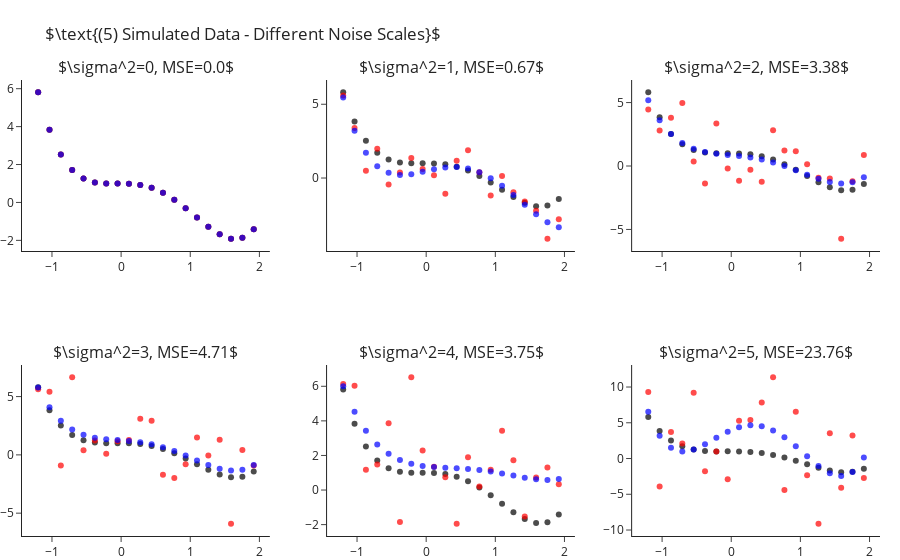

The notebook cell saved with this chart:
### Markdown cell above
How is it that we are able to fit "better" models for $k$s larger than the true one? As we increase $k$ we enable the model
more "degrees of freedom" to try and adapt itself to the observed data. The higher $k$ the more the learner will "go after
the noise" and miss the real signal of the data. In other words, what we have just observed is what is known as **overfitting**.

Later in the course we will learn methods for detection and avoidance of overfitting.


## Fitting Polynomial Over Different Sample Noise Levels

Next, let us set $k=4$ (the true values) and study the outputted models when training over different noise levels. Though
we will only be changing the scale of the noise (i.e. the variance, $\sigma^2$), changing other properties such as its
distribution is interesting too. As we would expect, as we increase the scale of the noise our error increases. We can
observe this also in a visual manner, where the fitted polynomial (in blue) less and less resembles the actual model (in black).

### Code cell
scales = range(6)
fig = make_subplots(2, 3, subplot_titles=list(map(str, scales)))
for i, s in enumerate(scales):
    r,c = i//3+1, i%3+1
    
    y = y_ + np.random.normal(scale=s, size=len(y_))
    y_hat = make_pipeline(PolynomialFeatures(4), LinearRegression(fit_intercept=False)).fit(X, y).predict(X)

    fig.add_traces([go.Scatter(x=x, y=y_, mode="markers", name="Real Points",  marker=dict(color="black", opacity=.7), showlegend=False),
                    go.Scatter(x=x, y=y, mode="markers", name="Observed Points",  marker=dict(color="red", opacity=.7), showlegend=False),
                    go.Scatter(x=x, y=y_hat, mode="markers", name="Predicted Points",  marker=dict(color="blue", opacity=.7), showlegend=False)], rows=r, cols=c)
    fig["layout"]["annotations"][i]["text"] = rf"$\sigma^2={{0}}, MSE={{1}}$".format(s, round(np.mean((y-y_hat)**2), 2))

fig.update_layout(title=r"$\text{(5) Simulated Data - Different Noise Scales}$", margin=dict(t=80)).show()

### Figure 1 — Plotly figure (JSON) as saved in the notebook; plotly's stock layout.template omitted (floating-point values rounded to 4 significant figures)
{"data": [{"marker": {"color": "black", "opacity": 0.7}, "mode": "markers", "name": "Real Points", "showlegend": false, "x": [-1.2, -1.036, -0.8718, -0.7077, -0.5436, -0.3795, -0.2154, -0.05128, 0.1128, 0.2769, 0.441, 0.6051, 0.7692, 0.9333, 1.097, 1.262, 1.426, 1.59, 1.754, 1.918], "y": [5.81, 3.838, 2.523, 1.709, 1.261, 1.058, 0.9989, 0.999, 0.9909, 0.9251, 0.769, 0.5078, 0.1439, -0.3028, -0.7951, -1.278, -1.68, -1.912, -1.866, -1.418], "type": "scatter", "xaxis": "x", "yaxis": "y"}, {"marker": {"color": "red", "opacity": 0.7}, "mode": "markers", "name": "Observed Points", "showlegend": false, "x": [-1.2, -1.036, -0.8718, -0.7077, -0.5436, -0.3795, -0.2154, -0.05128, 0.1128, 0.2769, 0.441, 0.6051, 0.7692, 0.9333, 1.097, 1.262, 1.426, 1.59, 1.754, 1.918], "y": [5.81, 3.838, 2.523, 1.709, 1.261, 1.058, 0.9989, 0.999, 0.9909, 0.9251, 0.769, 0.5078, 0.1439, -0.3028, -0.7951, -1.278, -1.68, -1.912, -1.866, -1.418], "type": "scatter", "xaxis": "x", "yaxis": "y"}, {"marker": {"color": "blue", "opacity": 0.7}, "mode": "markers", "name": "Predicted Points", "showlegend": false, "x": [-1.2, -1.036, -0.8718, -0.7077, -0.5436, -0.3795, -0.2154, -0.05128, 0.1128, 0.2769, 0.441, 0.6051, 0.7692, 0.9333, 1.097, 1.262, 1.426, 1.59, 1.754, 1.918], "y": [5.81, 3.838, 2.523, 1.709, 1.261, 1.058, 0.9989, 0.999, 0.9909, 0.9251, 0.769, 0.5078, 0.1439, -0.3028, -0.7951, -1.278, -1.68, -1.912, -1.866, -1.418], "type": "scatter", "xaxis": "x", "yaxis": "y"}, {"marker": {"color": "black", "opacity": 0.7}, "mode": "markers", "name": "Real Points", "showlegend": false, "x": [-1.2, -1.036, -0.8718, -0.7077, -0.5436, -0.3795, -0.2154, -0.05128, 0.1128, 0.2769, 0.441, 0.6051, 0.7692, 0.9333, 1.097, 1.262, 1.426, 1.59, 1.754, 1.918], "y": [5.81, 3.838, 2.523, 1.709, 1.261, 1.058, 0.9989, 0.999, 0.9909, 0.9251, 0.769, 0.5078, 0.1439, -0.3028, -0.7951, -1.278, -1.68, -1.912, -1.866, -1.418], "type": "scatter", "xaxis": "x2", "yaxis": "y2"}, {"marker": {"color": "red", "opacity": 0.7}, "mode": "markers", "name": "Observed Points", "showlegend": false, "x": [-1.2, -1.036, -0.8718, -0.7077, -0.5436, -0.3795, -0.2154, -0.05128, 0.1128, 0.2769, 0.441, 0.6051, 0.7692, 0.9333, 1.097, 1.262, 1.426, 1.59, 1.754, 1.918], "y": [5.593, 3.395, 0.4976, 1.989, -0.4472, 0.3742, 1.357, 0.6118, 0.194, -1.069, 1.165, 1.884, 0.3843, -1.193, 0.13, -0.9705, -1.6, -2.222, -4.113, -2.793], "type": "scatter", "xaxis": "x2", "yaxis": "y2"}, {"marker": {"color": "blue", "opacity": 0.7}, "mode": "markers", "name": "Predicted Points", "showlegend": false, "x": [-1.2, -1.036, -0.8718, -0.7077, -0.5436, -0.3795, -0.2154, -0.05128, 0.1128, 0.2769, 0.441, 0.6051, 0.7692, 0.9333, 1.097, 1.262, 1.426, 1.59, 1.754, 1.918], "y": [5.451, 3.2, 1.706, 0.8056, 0.35, 0.2077, 0.2635, 0.4186, 0.591, 0.7149, 0.7414, 0.6377, 0.3878, -0.007858, -0.5323, -1.152, -1.817, -2.461, -3.001, -3.336], "type": "scatter", "xaxis": "x2", "yaxis": "y2"}, {"marker": {"color": "black", "opacity": 0.7}, "mode": "markers", "name": "Real Points", "showlegend": false, "x": [-1.2, -1.036, -0.8718, -0.7077, -0.5436, -0.3795, -0.2154, -0.05128, 0.1128, 0.2769, 0.441, 0.6051, 0.7692, 0.9333, 1.097, 1.262, 1.426, 1.59, 1.754, 1.918], "y": [5.81, 3.838, 2.523, 1.709, 1.261, 1.058, 0.9989, 0.999, 0.9909, 0.9251, 0.769, 0.5078, 0.1439, -0.3028, -0.7951, -1.278, -1.68, -1.912, -1.866, -1.418], "type": "scatter", "xaxis": "x3", "yaxis": "y3"}, {"marker": {"color": "red", "opacity": 0.7}, "mode": "markers", "name": "Observed Points", "showlegend": false, "x": [-1.2, -1.036, -0.8718, -0.7077, -0.5436, -0.3795, -0.2154, -0.05128, 0.1128, 0.2769, 0.441, 0.6051, 0.7692, 0.9333, 1.097, 1.262, 1.426, 1.59, 1.754, 1.918], "y": [4.457, 2.807, 3.807, 4.962, 0.3542, -1.374, 3.355, -0.1914, -1.169, -0.3003, -1.243, 2.824, 1.225, 1.156, 0.1455, -0.9168, -0.9756, -5.729, -1.205, 0.8685], "type": "scatter", "xaxis": "x3", "yaxis": "y3"}, {"marker": {"color": "blue", "opacity": 0.7}, "mode": "markers", "name": "Predicted Points", "showlegend": false, "x": [-1.2, -1.036, -0.8718, -0.7077, -0.5436, -0.3795, -0.2154, -0.05128, 0.1128, 0.2769, 0.441, 0.6051, 0.7692, 0.9333, 1.097, 1.262, 1.426, 1.59, 1.754, 1.918], "y": [5.184, 3.616, 2.527, 1.809, 1.363, 1.104, 0.9592, 0.869, 0.7854, 0.6732, 0.5095, 0.2839, -0.001447, -0.332, -0.6808, -1.008, -1.263, -1.379, -1.282, -0.8802], "type": "scatter", "xaxis": "x3", "yaxis": "y3"}, {"marker": {"color": "black", "opacity": 0.7}, "mode": "markers", "name": "Real Points", "showlegend": false, "x": [-1.2, -1.036, -0.8718, -0.7077, -0.5436, -0.3795, -0.2154, -0.05128, 0.1128, 0.2769, 0.441, 0.6051, 0.7692, 0.9333, 1.097, 1.262, 1.426, 1.59, 1.754, 1.918], "y": [5.81, 3.838, 2.523, 1.709, 1.261, 1.058, 0.9989, 0.999, 0.9909, 0.9251, 0.769, 0.5078, 0.1439, -0.3028, -0.7951, -1.278, -1.68, -1.912, -1.866, -1.418], "type": "scatter", "xaxis": "x4", "yaxis": "y4"}, {"marker": {"color": "red", "opacity": 0.7}, "mode": "markers", "name": "Observed Points", "showlegend": false, "x": [-1.2, -1.036, -0.8718, -0.7077, -0.5436, -0.3795, -0.2154, -0.05128, 0.1128, 0.2769, 0.441, 0.6051, 0.7692, 0.9333, 1.097, 1.262, 1.426, 1.59, 1.754, 1.918], "y": [5.624, 5.423, -0.9217, 6.655, 0.3904, 1.224, 0.0915, 1.167, 1.286, 3.107, 2.926, -1.713, -1.994, -0.8025, 1.493, -0.04959, 1.305, -5.904, 0.4243, -0.9102], "type": "scatter", "xaxis": "x4", "yaxis": "y4"}, {"marker": {"color": "blue", "opacity": 0.7}, "mode": "markers", "name": "Predicted Points", "showlegend": false, "x": [-1.2, -1.036, -0.8718, -0.7077, -0.5436, -0.3795, -0.2154, -0.05128, 0.1128, 0.2769, 0.441, 0.6051, 0.7692, 0.9333, 1.097, 1.262, 1.426, 1.59, 1.754, 1.918], "y": [5.774, 4.082, 2.922, 2.171, 1.718, 1.468, 1.34, 1.266, 1.193, 1.08, 0.9029, 0.6495, 0.3226, -0.06138, -0.4718, -0.864, -1.18, -1.346, -1.276, -0.869], "type": "scatter", "xaxis": "x4", "yaxis": "y4"}, {"marker": {"color": "black", "opacity": 0.7}, "mode": "markers", "name": "Real Points", "showlegend": false, "x": [-1.2, -1.036, -0.8718, -0.7077, -0.5436, -0.3795, -0.2154, -0.05128, 0.1128, 0.2769, 0.441, 0.6051, 0.7692, 0.9333, 1.097, 1.262, 1.426, 1.59, 1.754, 1.918], "y": [5.81, 3.838, 2.523, 1.709, 1.261, 1.058, 0.9989, 0.999, 0.9909, 0.9251, 0.769, 0.5078, 0.1439, -0.3028, -0.7951, -1.278, -1.68, -1.912, -1.866, -1.418], "type": "scatter", "xaxis": "x5", "yaxis": "y5"}, {"marker": {"color": "red", "opacity": 0.7}, "mode": "markers", "name": "Observed Points", "showlegend": false, "x": [-1.2, -1.036, -0.8718, -0.7077, -0.5436, -0.3795, -0.2154, -0.05128, 0.1128, 0.2769, 0.441, 0.6051, 0.7692, 0.9333, 1.097, 1.262, 1.426, 1.59, 1.754, 1.918], "y": [6.136, 6.025, 1.178, 1.477, 3.859, -1.853, 6.52, 2.29, 1.341, 0.7429, -1.947, 1.891, 0.2015, 1.177, 3.431, 1.728, -1.534, 0.7293, 1.297, 0.3319], "type": "scatter", "xaxis": "x5", "yaxis": "y5"}, {"marker": {"color": "blue", "opacity": 0.7}, "mode": "markers", "name": "Predicted Points", "showlegend": false, "x": [-1.2, -1.036, -0.8718, -0.7077, -0.5436, -0.3795, -0.2154, -0.05128, 0.1128, 0.2769, 0.441, 0.6051, 0.7692, 0.9333, 1.097, 1.262, 1.426, 1.59, 1.754, 1.918], "y": [6.001, 4.526, 3.428, 2.638, 2.092, 1.735, 1.516, 1.392, 1.328, 1.292, 1.262, 1.221, 1.158, 1.07, 0.9596, 0.8367, 0.7172, 0.6239, 0.5861, 0.6396], "type": "scatter", "xaxis": "x5", "yaxis": "y5"}, {"marker": {"color": "black", "opacity": 0.7}, "mode": "markers", "name": "Real Points", "showlegend": false, "x": [-1.2, -1.036, -0.8718, -0.7077, -0.5436, -0.3795, -0.2154, -0.05128, 0.1128, 0.2769, 0.441, 0.6051, 0.7692, 0.9333, 1.097, 1.262, 1.426, 1.59, 1.754, 1.918], "y": [5.81, 3.838, 2.523, 1.709, 1.261, 1.058, 0.9989, 0.999, 0.9909, 0.9251, 0.769, 0.5078, 0.1439, -0.3028, -0.7951, -1.278, -1.68, -1.912, -1.866, -1.418], "type": "scatter", "xaxis": "x6", "yaxis": "y6"}, {"marker": {"color": "red", "opacity": 0.7}, "mode": "markers", "name": "Observed Points", "showlegend": false, "x": [-1.2, -1.036, -0.8718, -0.7077, -0.5436, -0.3795, -0.2154, -0.05128, 0.1128, 0.2769, 0.441, 0.6051, 0.7692, 0.9333, 1.097, 1.262, 1.426, 1.59, 1.754, 1.918], "y": [9.308, -3.919, 3.716, 2.106, 9.211, -1.795, 0.9884, -2.887, 5.287, 5.377, 7.825, 11.36, -4.398, 6.537, -2.342, -9.117, 3.538, -4.074, 3.205, -2.718], "type": "scatter", "xaxis": "x6", "yaxis": "y6"}, {"marker": {"color": "blue", "opacity": 0.7}, "mode": "markers", "name": "Predicted Points", "showlegend": false, "x": [-1.2, -1.036, -0.8718, -0.7077, -0.5436, -0.3795, -0.2154, -0.05128, 0.1128, 0.2769, 0.441, 0.6051, 0.7692, 0.9333, 1.097, 1.262, 1.426, 1.59, 1.754, 1.918], "y": [6.524, 3.193, 1.492, 0.9749, 1.252, 1.986, 2.894, 3.747, 4.372, 4.646, 4.503, 3.93, 2.968, 1.712, 0.3115, -1.031, -2.059, -2.461, -1.872, 0.1268], "type": "scatter", "xaxis": "x6", "yaxis": "y6"}], "layout": {"xaxis": {"anchor": "y", "domain": [0.0, 0.2889]}, "yaxis": {"anchor": "x", "domain": [0.625, 1.0]}, "xaxis2": {"anchor": "y2", "domain": [0.3556, 0.6444]}, "yaxis2": {"anchor": "x2", "domain": [0.625, 1.0]}, "xaxis3": {"anchor": "y3", "domain": [0.7111, 1.0]}, "yaxis3": {"anchor": "x3", "domain": [0.625, 1.0]}, "xaxis4": {"anchor": "y4", "domain": [0.0, 0.2889]}, "yaxis4": {"anchor": "x4", "domain": [0.0, 0.375]}, "xaxis5": {"anchor": "y5", "domain": [0.3556, 0.6444]}, "yaxis5": {"anchor": "x5", "domain": [0.0, 0.375]}, "xaxis6": {"anchor": "y6", "domain": [0.7111, 1.0]}, "yaxis6": {"anchor": "x6", "domain": [0.0, 0.375]}, "annotations": [{"font": {"size": 16}, "showarrow": false, "text": "$\\sigma^2=0, MSE=0.0$", "x": 0.1444, "xanchor": "center", "xref": "paper", "y": 1.0, "yanchor": "bottom", "yref": "paper"}, {"font": {"size": 16}, "showarrow": false, "text": "$\\sigma^2=1, MSE=0.67$", "x": 0.5, "xanchor": "center", "xref": "paper", "y": 1.0, "yanchor": "bottom", "yref": "paper"}, {"font": {"size": 16}, "showarrow": false, "text": "$\\sigma^2=2, MSE=3.38$", "x": 0.8556, "xanchor": "center", "xref": "paper", "y": 1.0, "yanchor": "bottom", "yref": "paper"}, {"font": {"size": 16}, "showarrow": false, "text": "$\\sigma^2=3, MSE=4.71$", "x": 0.1444, "xanchor": "center", "xref": "paper", "y": 0.375, "yanchor": "bottom", "yref": "paper"}, {"font": {"size": 16}, "showarrow": false, "text": "$\\sigma^2=4, MSE=3.75$", "x": 0.5, "xanchor": "center", "xref": "paper", "y": 0.375, "yanchor": "bottom", "yref": "paper"}, {"font": {"size": 16}, "showarrow": false, "text": "$\\sigma^2=5, MSE=23.76$", "x": 0.8556, "xanchor": "center", "xref": "paper", "y": 0.375, "yanchor": "bottom", "yref": "paper"}], "margin": {"t": 80}, "title": {"text": "$\\text{(5) Simulated Data - Different Noise Scales}$"}}}
